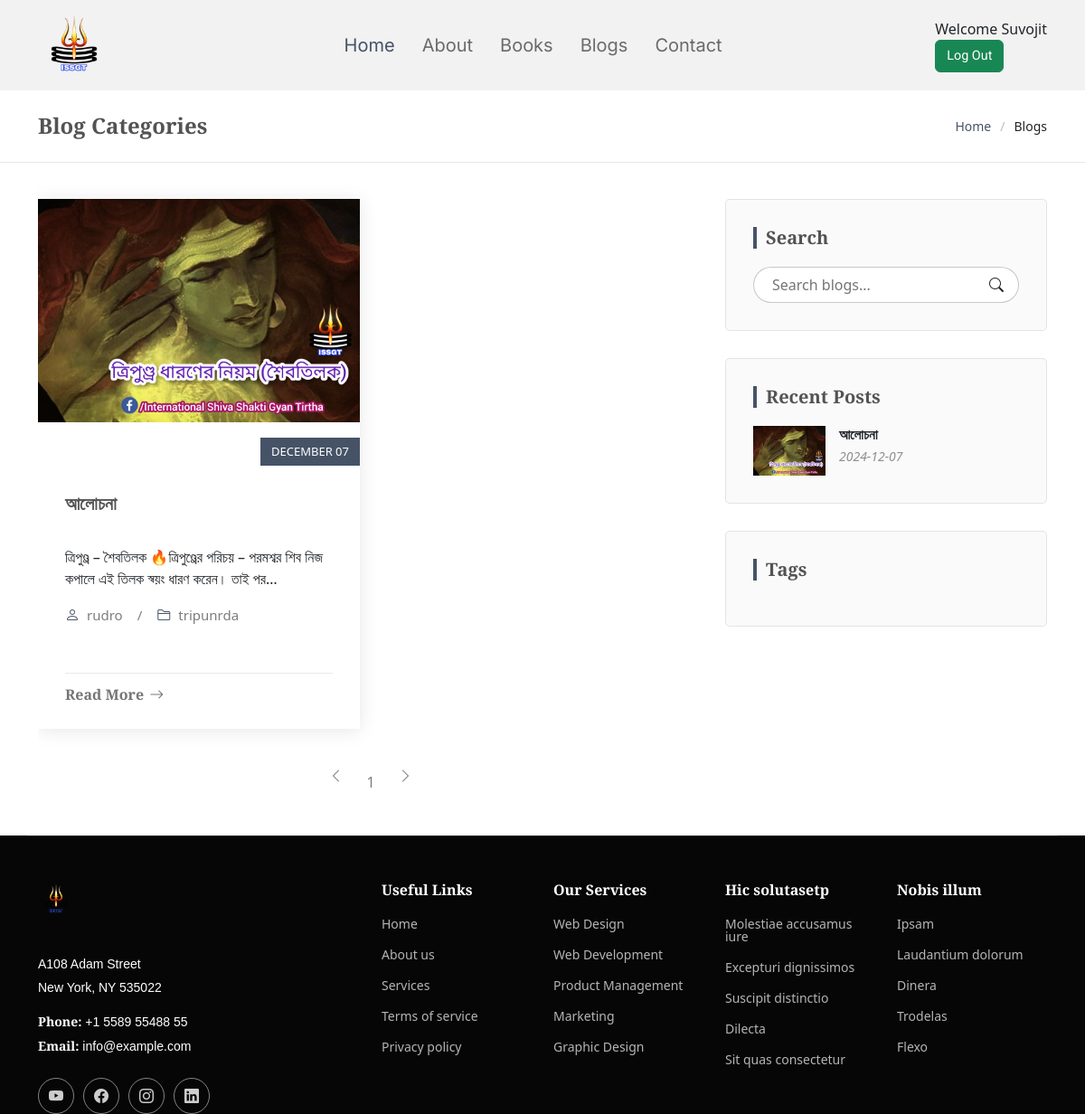
Screenshot of /blogs/ (signed in) with the database file from the repository.
### account/models.py (models this page shows, shortened)
class Account(AbstractBaseUser):
    first_name = models.CharField(max_length=50)
    last_name = models.CharField(max_length=50)
    username = models.CharField(max_length=20,unique= True)
    email = models.EmailField(max_length=100,unique=True)
    phone_number = models.CharField(max_length=100)
    date_join = models.DateTimeField(auto_now_add=True)
    last_login = models.DateTimeField(auto_now_add=True)
    is_admin = models.BooleanField(default=False)
    is_staff = models.BooleanField(default=False)
    is_active = models.BooleanField(default=False)
    is_superadmin = models.BooleanField(default= False)
    USERNAME_FIELD = 'email'
    REQUIRED_FIELDS = ['username','first_name','last_name',]
    objects = MyAccountManager()

### home/models.py (models this page shows, shortened)
class HomeBlog(models.Model):
    category = models.ForeignKey(Category, on_delete=models.CASCADE, related_name="blogs", verbose_name="Category")  # Blog category
    slug = models.SlugField(unique=True, verbose_name="Slug")  # URL-friendly slug for each blog
    published_date = models.DateTimeField(auto_now_add=True, verbose_name="Published Date")  # When the blog is published
    image = models.ImageField(upload_to='photos/blogs', blank=True, null=True, verbose_name="Image")  # Blog image
    is_featured = models.BooleanField(default=False, verbose_name="Featured")  # Whether the blog is featured
    content = models.TextField(verbose_name="Content")  # Full content of the blog post
    author = models.ForeignKey(settings.AUTH_USER_MODEL, on_delete=models.CASCADE, related_name="blogs", verbose_name="Author", default=1)
    class Meta:
        verbose_name = 'HomeBlog'
        verbose_name_plural = 'Home Blogs'

class Category(models.Model):
    name = models.CharField(max_length=100, unique=True, verbose_name="Category Name")
    slug = models.SlugField(unique=True, verbose_name="Slug")
    class Meta:
        verbose_name = "Category"
        verbose_name_plural = "Categories"
    def __str__(self):
        return self.name

### blogs/views.py (the view)
# urls.py: path('', views.blog_list, name="blogs"),
def blog_list(request):
    blogs = HomeBlog.objects.all().order_by('-published_date')
    paginator = Paginator(blogs, 4)  # Show 5 blogs per page
    page_number = request.GET.get('page')
    page_obj = paginator.get_page(page_number)
    context = {
        'page_obj': page_obj,
    }
    return render(request, 'blogs/blogs.html', context)

### templates/blogs/blogs.html (shortened to what this page needs)
{% extends "base.html" %}
{% load static %}
{% block content %}
{% include "partials/_navbar.html" %}
<main class="main">
    <div class="page-title position-relative">
      <div class="container d-lg-flex justify-content-between align-items-center">
        <h1 class="mb-2 mb-lg-0">Blog Categories</h1>
        <nav class="breadcrumbs">
          <ol>
            <li><a href="{% url 'home' %}">Home</a></li>
            <li class="current">Blogs</li>
          </ol>
        </nav>
      </div>
    </div>
    <div class="container">
      <div class="row">
        <div class="col-lg-8">
          <section id="blog-posts" class="blog-posts section">
            <div class="row gy-4">
              {% if page_obj %}
                {% for blog in page_obj %}
                  <div class="col-lg-6">
                    <article class="position-relative h-100">
                      <div class="post-img position-relative overflow-hidden">
                        <img src="{{ blog.image.url }}" class="img-fluid mb-5" alt="{{ blog.category }}">
                        <span class="post-date">{{ blog.published_date|date:"F d" }}</span>
                      </div>
                      <div class="post-content d-flex flex-column">
                        <h3 class="post-title">{{ blog.category }}</h3>
                        <p>{{blog.content|truncatechars:100}}</p>
                        <div class="meta d-flex align-items-center">
                          <div class="d-flex align-items-center">
                            <i class="bi bi-person"></i> <span class="ps-2">{{blog.author.username}}</span>
                          </div>
                          <span class="px-3 text-black-50">/</span>
                          <div class="d-flex align-items-center">
                            <i class="bi bi-folder2"></i> <span class="ps-2">{{ blog.slug }}</span>
                          </div>
                        </div>
                        <hr>
                        <a href="{% url 'single_blog' slug=blog.slug %}" class="readmore stretched-link"><span>Read More</span><i class="bi bi-arrow-right"></i></a>
                      </div>
                    </article>
                  </div>
                {% endfor %}
              {% else %}
                <p>No blogs available at the moment.</p>
              {% endif %}
            </div>
          </section>
          <section id="blog-pagination" class="blog-pagination section">
            <div class="d-flex justify-content-center">
              <ul class="pagination">
                {% if page_obj.has_previous %}
                  <li><a href="?page={{ page_obj.previous_page_number }}"><i class="bi bi-chevron-left"></i></a></li>
                {% else %}
                  <li class="disabled"><i class="bi bi-chevron-left"></i></li>
                {% endif %}
                {% for page_num in page_obj.paginator.page_range %}
                  {% if page_obj.number == page_num %}
                    <li class="active"><a href="?page={{ page_num }}">{{ page_num }}</a></li>
                  {% else %}
                    <li><a href="?page={{ page_num }}">{{ page_num }}</a></li>
                  {% endif %}
                {% endfor %}
                {% if page_obj.has_next %}
                  <li><a href="?page={{ page_obj.next_page_number }}"><i class="bi bi-chevron-right"></i></a></li>
                {% else %}
                  <li class="disabled"><i class="bi bi-chevron-right"></i></li>
                {% endif %}
              </ul>
            </div>
          </section>
        </div>
        <div class="col-lg-4 sidebar">
          <div class="widgets-container">
            <div class="search-widget widget-item">
              <h3 class="widget-title">Search</h3>
              <form action="{% url 'blogs' %}" method="get">
                <input type="text" name="query" placeholder="Search blogs...">
                <button type="submit" title="Search"><i class="bi bi-search"></i></button>
              </form>
            </div>
            <div class="recent-posts-widget widget-item">
              <h3 class="widget-title">Recent Posts</h3>
              {% for recent_blog in page_obj.object_list|slice:":5" %}
                <div class="post-item">
                  <img src="{{ recent_blog.image.url }}" alt="" class="flex-shrink-0">
                  <div>
                    <h4><a href="{% url 'single_blog' slug=recent_blog.slug %}">{{ recent_blog.category }}</a></h4>
                    <time datetime="{{ recent_blog.published_date }}">{{ recent_blog.published_date|date:"Y-m-d" }}</time>
                  </div>
                </div>
              {% endfor %}
            </div>
            <div class="tags-widget widget-item">
              <h3 class="widget-title">Tags</h3>
            </div>
          </div>
        </div>
      </div>
    </div>
  </main>
  {% include "partials/_footer.html" %}
{% endblock content %}

### templates/partials/_navbar.html (shortened to what this page needs)
{% load static %}
<header id="header" class="header d-flex align-items-center sticky-top">
  <div
    class="container position-relative d-flex align-items-center justify-content-between"
  >
    <a href="{% url "home" %}" class="logo d-flex align-items-center me-auto me-xl-0">
      <img src="{% static "img/logo.png" %}" alt="">
    </a>
    <nav id="navmenu" class="navmenu">
      <ul>
        <li><a href="{% url "home" %}" class="active">Home</a></li>
        <li><a href="about.html">About</a></li>
        <li><a href="{% url "books" %}">Books</a></li>
        <li><a href="{% url "blogs" %}">Blogs</a></li>
        <li><a href="contact.html">Contact</a></li>
      </ul>
    </nav>
    <div class="auth">
      {% if user.is_authenticated %}
      <span class="d-block">Welcome {{user.first_name}}</span>
      <a href="{% url "logout" %}" class="btn btn-success">Log Out</a>
      {% else %}
      <a href="{% url "login" %}" class="btn btn-success">Log in</a>
      <a href="{% url "registration" %}" class="btn btn-warning">Register</a>
      {% endif %}
    </div>
  </div>
</header>

### rows the page displays
Account: first_name "Suvojit"
HomeBlog: image (picture), published_date "DECEMBER 07", category "আলোচনা", content "ত্রিপুণ্ড্র – শৈবতিলক 🔥ত্রিপুণ্ড্রের পরিচয় – পরমশ্বর শিব নিজ কপালে এই তিলক স্বয়ং ধারণ করেন। তাই পর…", author.username "rudro", slug "tripunrda", published_date "2024-12-07"

### other values shown
{{ page_num }} "1"
